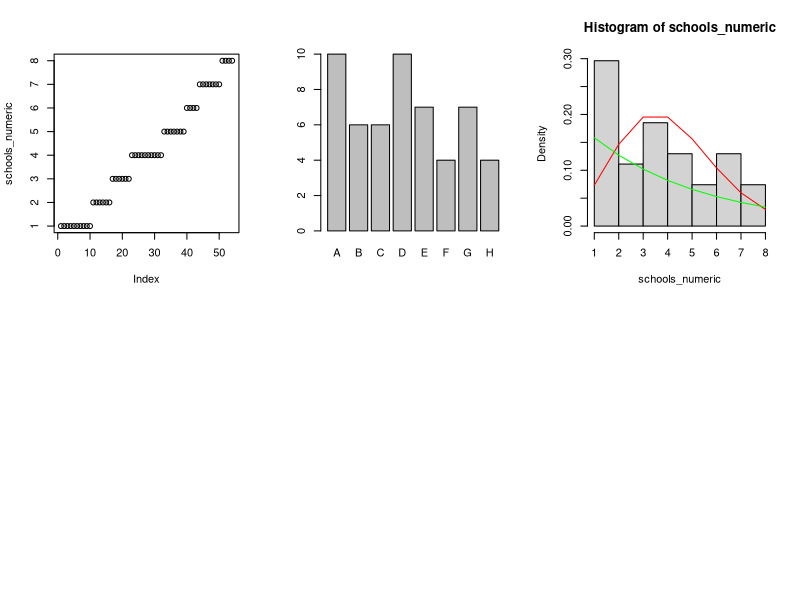

Write R code to recreate this figure.
par(mfrow=c(2,3))
library(MASS)

schools <- painters[["School"]]
#schools <- painters["School"]
print(schools)



#determinam repartitia utilizand un test(estimatori ai repartitiei)
#range(schools)
schools_numeric <- c()
for(i in 1:length(schools)) {
  if(schools[i] == 'A') {
    schools_numeric[i] = 1;
  } else
    if(schools[i] == 'B') {
      schools_numeric[i] = 2;
    }else
      if(schools[i] == 'C') {
        schools_numeric[i] = 3;
      }else
        if(schools[i] == 'D') {
          schools_numeric[i] = 4;
        }else
          if(schools[i] == 'E') {
            schools_numeric[i] = 5;
          }else
            if(schools[i] == 'F') {
              schools_numeric[i] = 6;
            }else
              if(schools[i] == 'G') {
                schools_numeric[i] = 7;
              }else
                if(schools[i] == 'H') {
                  schools_numeric[i] = 8;
                }
}

range(schools_numeric)
plot(schools_numeric)
plot(schools)

mean(schools_numeric)
var(schools_numeric)
#painters[["School"]]
hist(schools_numeric, probability=TRUE)
ll<-fitdistr(schools_numeric,"Poisson")
lambda <- 4
lines(schools_numeric,dpois(schools_numeric, lambda ), col="red")

ll2<-fitdistr(schools_numeric,"geometric")
lines(schools_numeric,dgeom(schools_numeric, 0.19708029 ), col="green")

#testez daca e repartitie Poisson
n = integer(4)
for(i in 1:length(schools_numeric)) {
  for(j in 1:4) {
    if((j-1<=schools_numeric[i]) && (schools_numeric[i]<j)) {
      n[j] = n[j]+1
      next
    }
  }
}
n
n = integer(3)
n[1] = 10
n[2] = 6
n[3] = 6
n
#determinam probabilitatile teoretice
p = integer(3)
p
p[1] = ppois(2, lambda) - ppois(1, lambda)
p[2] = ppois(2, lambda) 
p[3] = ppois(3, lambda) 
p

#determinam d
d = sum(n^2/(length(schools_numeric)*p))-length(schools_numeric)
d
qchisq(1-0.05, 2)



#--------------
lambda2 <- 0.19708029
p2 = integer(3)
p2
p2[1] = pgeom(2, lambda2) - pgeom(1, lambda2)
p2[2] = pgeom(2, lambda2) 
p2[3] = pgeom(3, lambda2) 
p2

#determinam d
d2 = sum(n^2/(length(schools_numeric)*p2))-length(schools_numeric)
d2
qchisq(1-0.05, 2)


#plot(density(schools_numeric))




n <- c(10, 6,6,10,7,4,6,4)
p3=rep(0,each=8)
for(i in 1:7) {
  p3[i] = dpois(i-1,lambda)
}
p3[8] = 1-ppois(6,lambda)
d3 = sum(n^2/(length(schools_numeric)*p3))-length(schools_numeric)
d3

qchisq(1-0.01,7)



n <- c(10, 6,6,10,7,4,6,4)
p4=rep(0,each=8)
for(i in 1:7) {
  p4[i] = dpois(i-1,lambda)
}
p4[8] = 1-ppois(6,lambda)
d4 = sum(n^2/(length(schools_numeric)*p4))-length(schools_numeric)
d4

qchisq(1-0.01,7)

#-----------------
n <- c(10, 6,6,10,7,4,6,4)
pest<- 1/(1+mean(schools_numeric))
pest

p = integer(5)
for(i in 1:7){
  p[i] = dgeom(i-1, pest)
}
r<-1
k<-8
#k-r-1
p[8] = 1-pgeom(k-r-1, pest)

len <-length(schools_numeric) 
d = sum(n^2/(len*p))-len
d
qchisq(1-0.04, k-r-1)

#Repartitia geometrica cu p=pest=0.1970803 este acceptata la nivelul 
#de semnificatie de 4%

